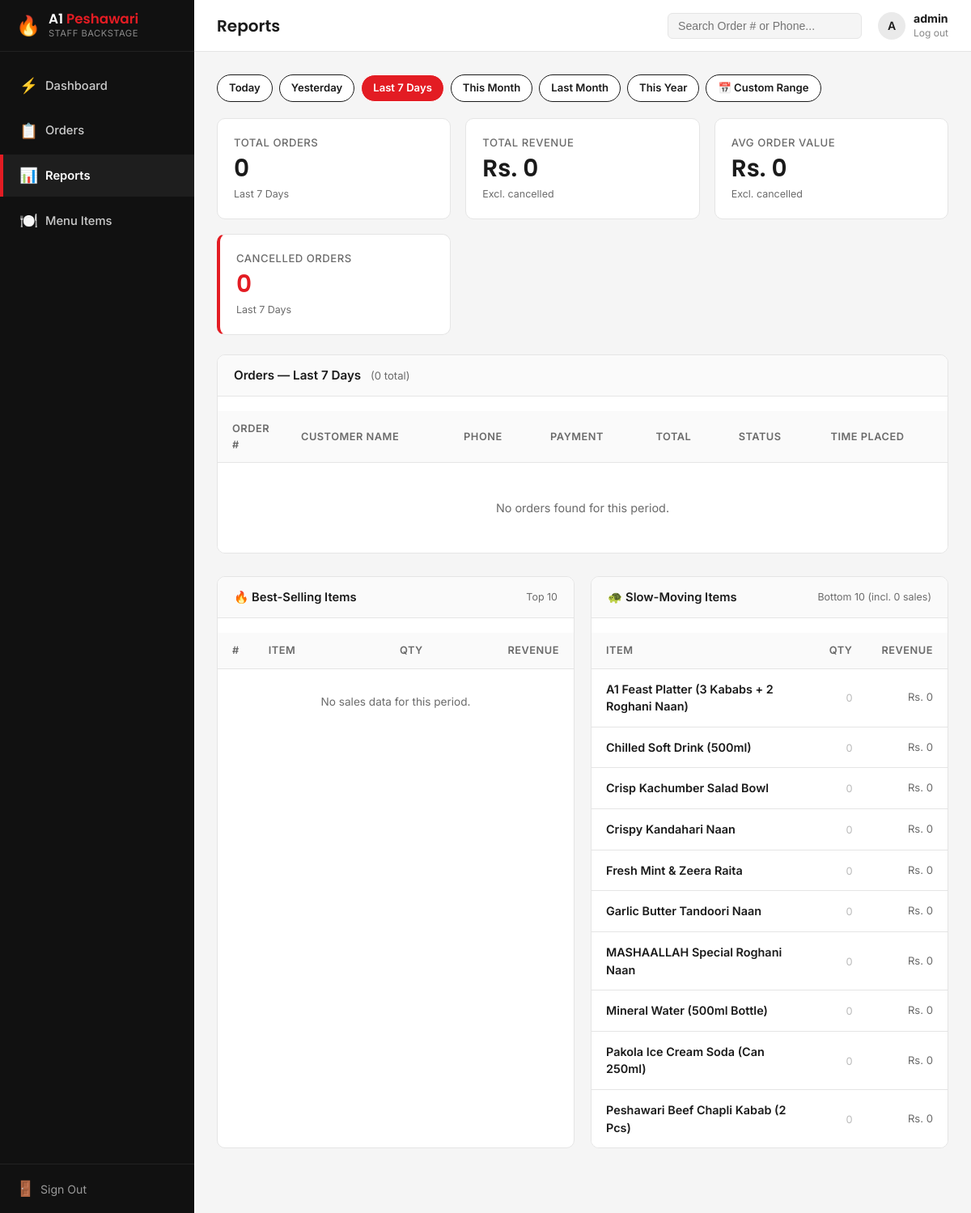
Page /admin/reports.php?range=last7 (signed in) on the committed database.
### tables this page shows
CREATE TABLE IF NOT EXISTS items (
    id INT AUTO_INCREMENT PRIMARY KEY,
    category_id INT NOT NULL,
    title VARCHAR(150) NOT NULL,
    description TEXT,
    price DECIMAL(10,2) NOT NULL,
    image_url VARCHAR(255),
    is_available TINYINT(1) DEFAULT 1,
    created_at TIMESTAMP DEFAULT CURRENT_TIMESTAMP,
    FOREIGN KEY (category_id) REFERENCES categories(id) ON DELETE RESTRICT ON UPDATE CASCADE
);

### includes/auth.php (called while the page is built, shortened)
<?php
function clean($conn, $data) {
    $data = trim($data);
    $data = stripslashes($data);
    return mysqli_real_escape_string($conn, $data);
}
function e($data) {
    return htmlspecialchars((string)($data ?? ''), ENT_QUOTES, 'UTF-8');
}
?>

### admin/reports.php (the view, shortened to what this page needs)
<?php
require_once __DIR__ . '/header.php';
$today = date('Y-m-d');
$range       = clean($conn, $_GET['range'] ?? 'today');
$custom_from = clean($conn, $_GET['from']  ?? '');
$custom_to   = clean($conn, $_GET['to']    ?? '');
switch ($range) {
    case 'last7':
        $date_from = date('Y-m-d', strtotime('-6 days'));
        $date_to   = $today;
        break;
}
$date_cond = "DATE(o.created_at) BETWEEN '$date_from' AND '$date_to'";
$res = mysqli_query($conn, "SELECT COUNT(*) AS c FROM orders o WHERE $date_cond");
$total_orders = mysqli_fetch_assoc($res)['c'] ?? 0;
$res = mysqli_query($conn, "SELECT COALESCE(SUM(o.total_amount),0) AS rev FROM orders o WHERE $date_cond AND o.order_status != 'Cancelled'");
$total_revenue = mysqli_fetch_assoc($res)['rev'] ?? 0;
$res = mysqli_query($conn, "SELECT COALESCE(AVG(o.total_amount),0) AS avg_val FROM orders o WHERE $date_cond AND o.order_status != 'Cancelled'");
$avg_value = mysqli_fetch_assoc($res)['avg_val'] ?? 0;
$res = mysqli_query($conn, "SELECT COUNT(*) AS c FROM orders o WHERE $date_cond AND o.order_status = 'Cancelled'");
$cancelled_count = mysqli_fetch_assoc($res)['c'] ?? 0;
$orders_res = mysqli_query($conn,
    "SELECT o.*, da.area_name
     FROM orders o
     LEFT JOIN delivery_areas da ON o.delivery_area_id = da.id
     WHERE $date_cond
     ORDER BY o.id DESC
     LIMIT 200"
);
$best_res = mysqli_query($conn,
    "SELECT oi.item_id, oi.item_title,
            SUM(oi.quantity) AS total_qty,
            SUM(oi.quantity * oi.price) AS total_revenue
     FROM order_items oi
     JOIN orders o ON o.id = oi.order_id
     WHERE o.order_status != 'Cancelled' AND $date_cond
     GROUP BY oi.item_id, oi.item_title
     ORDER BY total_qty DESC
     LIMIT 10"
);
$slow_res = mysqli_query($conn,
    "SELECT i.id AS item_id, i.title AS item_title,
            COALESCE(SUM(oi_sub.quantity),0) AS total_qty,
            COALESCE(SUM(oi_sub.quantity * oi_sub.price),0) AS total_revenue
     FROM items i
     LEFT JOIN (
         SELECT oi.item_id, oi.quantity, oi.price
         FROM order_items oi
         JOIN orders o ON o.id = oi.order_id
         WHERE o.order_status != 'Cancelled' AND $date_cond
     ) oi_sub ON oi_sub.item_id = i.id
     WHERE i.is_available = 1
     GROUP BY i.id, i.title
     ORDER BY total_qty ASC, i.title ASC
     LIMIT 10"
);
$range_labels = [
    'today'     => 'Today (' . date('d M Y') . ')',
    'yesterday' => 'Yesterday (' . date('d M Y', strtotime('-1 day')) . ')',
    'last7'     => 'Last 7 Days',
    'thismonth' => 'This Month (' . date('F Y') . ')',
    'lastmonth' => 'Last Month (' . date('F Y', strtotime('last month')) . ')',
    'thisyear'  => 'This Year (' . date('Y') . ')',
    'custom'    => 'Custom: ' . date('d M Y', strtotime($date_from)) . ' - ' . date('d M Y', strtotime($date_to)),
];
$range_label = $range_labels[$range] ?? 'Today';
?>
<div style="display:flex;flex-wrap:wrap;align-items:center;gap:8px;margin-bottom:20px;">
<?php
$pills = [
    'today'     => 'Today',
    'yesterday' => 'Yesterday',
    'last7'     => 'Last 7 Days',
    'thismonth' => 'This Month',
    'lastmonth' => 'Last Month',
    'thisyear'  => 'This Year',
    'custom'    => '&#128197; Custom Range',
];
foreach ($pills as $val => $label):
    $active_style = ($range === $val)
        ? 'background:var(--admin-primary);color:#fff;border-color:var(--admin-primary);'
        : 'background:#fff;color:var(--admin-text-dark);border-color:var(--admin-border);';
    $href = 'reports.php?range=' . $val;
    if ($val === 'custom') $href .= '&from=' . urlencode($custom_from) . '&to=' . urlencode($custom_to);
?>
    <a href="<?php echo $href; ?>"
       style="<?php echo $active_style; ?>border:1px solid;padding:6px 14px;border-radius:999px;font-size:0.82rem;font-weight:600;text-decoration:none;transition:all .15s;">
        <?php echo $label; ?>
    </a>
<?php endforeach; ?>
</div>
<div class="stat-cards-grid" style="margin-bottom:24px;">
    <div class="admin-stat-card">
        <div class="admin-stat-label">Total Orders</div>
        <div class="admin-stat-value"><?php echo number_format($total_orders); ?></div>
        <div class="admin-stat-sub"><?php echo e($range_label); ?></div>
    </div>
    <div class="admin-stat-card">
        <div class="admin-stat-label">Total Revenue</div>
        <div class="admin-stat-value">Rs.&nbsp;<?php echo number_format($total_revenue, 0); ?></div>
        <div class="admin-stat-sub">Excl. cancelled</div>
    </div>
    <div class="admin-stat-card">
        <div class="admin-stat-label">Avg Order Value</div>
        <div class="admin-stat-value">Rs.&nbsp;<?php echo number_format($avg_value, 0); ?></div>
        <div class="admin-stat-sub">Excl. cancelled</div>
    </div>
    <div class="admin-stat-card alert-card">
        <div class="admin-stat-label">Cancelled Orders</div>
        <div class="admin-stat-value"><?php echo number_format($cancelled_count); ?></div>
        <div class="admin-stat-sub"><?php echo e($range_label); ?></div>
    </div>
</div>
<div class="admin-card" style="padding:0;overflow:hidden;margin-bottom:28px;">
    <div class="admin-card-header" style="padding:14px 20px;border-bottom:1px solid var(--admin-border);background:#FAFAFA;">
        <span class="admin-card-title" style="font-size:0.95rem;">
            Orders &mdash; <?php echo e($range_label); ?>
            <span style="font-weight:400;color:var(--admin-text-muted);font-size:0.82rem;margin-left:8px;">
                (<?php echo $total_orders; ?> total<?php echo ($total_orders > 200) ? ', showing first 200' : ''; ?>)
            </span>
        </span>
    </div>
    <div class="admin-table-container" style="border:none;border-radius:0;">
        <table class="admin-data-table">
            <thead>
                <tr>
                    <th style="width:85px;">Order #</th>
                    <th>Customer Name</th>
                    <th>Phone</th>
                    <th>Payment</th>
                    <th>Total</th>
                    <th>Status</th>
                    <th>Time Placed</th>
                </tr>
            </thead>
            <tbody>
            <?php if ($orders_res && mysqli_num_rows($orders_res) > 0):
                while ($row = mysqli_fetch_assoc($orders_res)): ?>
                <tr class="clickable-row" data-href="order_detail.php?id=<?php echo (int)$row['id']; ?>">
                    <td style="font-weight:700;">#<?php echo (int)$row['id']; ?></td>
                    <td style="font-weight:600;"><?php echo e($row['customer_name']); ?></td>
                    <td><?php echo e($row['customer_phone']); ?></td>
                    <td>
                        <span style="text-transform:uppercase;font-size:0.78rem;font-weight:600;color:#555;">
                            <?php echo e($row['payment_method']); ?>
                        </span>
                    </td>
                    <td style="font-weight:700;color:var(--admin-text-dark);">
                        Rs. <?php echo number_format($row['total_amount'], 0); ?>
                    </td>
                    <td><?php echo report_badge($row['order_status']); ?></td>
                    <td style="color:var(--admin-text-muted);font-size:0.82rem;white-space:nowrap;">
                        <?php echo date('d M, h:i A', strtotime($row['created_at'])); ?>
                    </td>
                </tr>
            <?php endwhile; else: ?>
                <tr>
                    <td colspan="7" style="text-align:center;padding:45px;color:var(--admin-text-muted);">
                        No orders found for this period.
                    </td>
                </tr>
            <?php endif; ?>
            </tbody>
        </table>
    </div>
</div>
<div style="display:grid;grid-template-columns:1fr 1fr;gap:20px;margin-bottom:28px;">
    <div class="admin-card" style="padding:0;overflow:hidden;">
        <div class="admin-card-header" style="padding:14px 20px;border-bottom:1px solid var(--admin-border);background:#FAFAFA;">
            <span class="admin-card-title" style="font-size:0.92rem;">&#128293; Best-Selling Items</span>
            <span style="font-size:0.78rem;color:var(--admin-text-muted);margin-left:6px;">Top 10</span>
        </div>
        <div class="admin-table-container" style="border:none;border-radius:0;">
            <table class="admin-data-table">
                <thead>
                    <tr>
                        <th style="width:28px;">#</th>
                        <th>Item</th>
                        <th style="text-align:right;">Qty</th>
                        <th style="text-align:right;">Revenue</th>
                    </tr>
                </thead>
                <tbody>
                <?php if ($best_res && mysqli_num_rows($best_res) > 0):
                    $rank = 1;
                    while ($row = mysqli_fetch_assoc($best_res)): ?>
                    <tr>
                        <td style="font-weight:700;color:var(--admin-primary);"><?php echo $rank++; ?></td>
                        <td style="font-weight:600;"><?php echo e($row['item_title']); ?></td>
                        <td style="text-align:right;font-weight:700;"><?php echo number_format($row['total_qty']); ?></td>
                        <td style="text-align:right;color:var(--admin-text-muted);font-size:0.82rem;">Rs.&nbsp;<?php echo number_format($row['total_revenue'], 0); ?></td>
                    </tr>
                <?php endwhile; else: ?>
                    <tr><td colspan="4" style="text-align:center;padding:30px;color:var(--admin-text-muted);font-size:0.85rem;">No sales data for this period.</td></tr>
                <?php endif; ?>
                </tbody>
            </table>
        </div>
    </div>
    <div class="admin-card" style="padding:0;overflow:hidden;">
        <div class="admin-card-header" style="padding:14px 20px;border-bottom:1px solid var(--admin-border);background:#FAFAFA;">
            <span class="admin-card-title" style="font-size:0.92rem;">&#128034; Slow-Moving Items</span>
            <span style="font-size:0.78rem;color:var(--admin-text-muted);margin-left:6px;">Bottom 10 (incl. 0 sales)</span>
        </div>
        <div class="admin-table-container" style="border:none;border-radius:0;">
            <table class="admin-data-table">
                <thead>
                    <tr>
                        <th>Item</th>
                        <th style="text-align:right;">Qty</th>
                        <th style="text-align:right;">Revenue</th>
                    </tr>
                </thead>
                <tbody>
                <?php if ($slow_res && mysqli_num_rows($slow_res) > 0):
                    while ($row = mysqli_fetch_assoc($slow_res)): ?>
                    <tr>
                        <td style="font-weight:600;"><?php echo e($row['item_title']); ?></td>
                        <td style="text-align:right;">
                            <?php if ($row['total_qty'] == 0): ?>
                                <span style="color:#bbb;font-size:0.8rem;">0</span>
                            <?php else: ?>
                                <?php echo number_format($row['total_qty']); ?>
                            <?php endif; ?>
                        </td>
                        <td style="text-align:right;color:var(--admin-text-muted);font-size:0.82rem;">Rs.&nbsp;<?php echo number_format($row['total_revenue'], 0); ?></td>
                    </tr>
                <?php endwhile; else: ?>
                    <tr><td colspan="3" style="text-align:center;padding:30px;color:var(--admin-text-muted);font-size:0.85rem;">No available items found.</td></tr>
                <?php endif; ?>
                </tbody>
            </table>
        </div>
    </div>
</div>
<?php require_once __DIR__ . '/footer.php'; ?>

### admin/admin.css (style rules this page uses)
:root { --admin-bg: #F5F5F5; --admin-surface: #FFFFFF; --admin-sidebar: #111111; --admin-sidebar-hover: #1E1E1E; --admin-sidebar-text: #FFFFFF; --admin-primary: #E31C23; --admin-primary-hover: #B3121A; --admin-primary-light: #FFF5F5; --admin-success: #1E8E3E; --admin-success-light: #E6F4EA; --admin-warning: #E0A106; --admin-warning-light: #FEF7E0; --admin-info: #1A73E8; --admin-info-light: #E8F0FE; --admin-border: #E5E5E5; --admin-text-dark: #1A1A1A; --admin-text-muted: #6B6B6B; --sidebar-width: 240px; --topbar-height: 64px; --radius-sm: 6px; --radius-md: 10px; }
*, *::before, *::after { box-sizing: border-box; margin: 0; padding: 0; }
body { font-family: 'Inter', -apple-system, BlinkMacSystemFont, 'Segoe UI', Roboto, sans-serif; background-color: var(--admin-bg); color: var(--admin-text-dark); line-height: 1.5; font-size: 0.92rem; min-height: 100vh; }
a { color: var(--admin-primary); text-decoration: none; }
.admin-card { background: var(--admin-surface); border: 1px solid var(--admin-border); border-radius: var(--radius-md); padding: 24px; margin-bottom: 24px; }
.admin-card-header { display: flex; justify-content: space-between; align-items: center; margin-bottom: 18px; }
.admin-card-title { font-size: 1.05rem; font-weight: 600; color: var(--admin-text-dark); margin: 0; }
.stat-cards-grid { display: grid; grid-template-columns: repeat(auto-fit, minmax(220px, 1fr)); gap: 18px; margin-bottom: 28px; }
.admin-stat-card { background: var(--admin-surface); border: 1px solid var(--admin-border); border-radius: var(--radius-md); padding: 20px; position: relative; text-decoration: none; color: inherit; display: block; transition: border-color 0.15s ease; }
.admin-stat-label { font-size: 0.82rem; font-weight: 500; color: var(--admin-text-muted); text-transform: uppercase; letter-spacing: 0.5px; margin-bottom: 6px; }
.admin-stat-value { font-family: 'Poppins', sans-serif; font-size: 1.85rem; font-weight: 600; color: var(--admin-text-dark); line-height: 1.1; }
.admin-stat-sub { font-size: 0.78rem; color: var(--admin-text-muted); margin-top: 6px; }
.admin-stat-card.alert-card { border-left: 4px solid var(--admin-primary); }
.admin-stat-card.alert-card .admin-stat-value { color: var(--admin-primary); }
.admin-table-container { background: var(--admin-surface); border: 1px solid var(--admin-border); border-radius: var(--radius-md); overflow: hidden; }
.admin-data-table { width: 100%; border-collapse: collapse; text-align: left; }
.admin-data-table th { background: #FAFAFA; padding: 12px 18px; font-size: 0.8rem; font-weight: 600; color: var(--admin-text-muted); text-transform: uppercase; letter-spacing: 0.5px; border-bottom: 1px solid var(--admin-border); }
.admin-data-table td { padding: 14px 18px; border-bottom: 1px solid var(--admin-border); vertical-align: middle; font-size: 0.9rem; }
.admin-data-table tbody tr { transition: background 0.1s ease; }
.admin-data-table tbody tr:last-child td { border-bottom: none; }

### rows in the picture
items: title "A1 Feast Platter (3 Kababs + 2 Roghani Naan)", total_revenue "0"
items: title "Chilled Soft Drink (500ml)", total_revenue "0"
items: title "Crisp Kachumber Salad Bowl", total_revenue "0"
items: title "Crispy Kandahari Naan", total_revenue "0"
items: title "Fresh Mint & Zeera Raita", total_revenue "0"
items: title "Garlic Butter Tandoori Naan", total_revenue "0"
items: title "MASHAALLAH Special Roghani Naan", total_revenue "0"
items: title "Mineral Water (500ml Bottle)", total_revenue "0"
items: title "Pakola Ice Cream Soda (Can 250ml)", total_revenue "0"
items: title "Peshawari Beef Chapli Kabab (2 Pcs)", total_revenue "0"

### other values in the picture
$page_heading "Reports"
substr($admin_user, 0, 1) "A"
$admin_user "admin"
$label "Today"
$label "Yesterday"
$label "Last 7 Days"
$label "This Month"
$label "Last Month"
$label "This Year"
$label "📅 Custom Range"
$total_orders "0"
$range_label "Last 7 Days"
$total_revenue "0"
$avg_value "0"
$cancelled_count "0"
